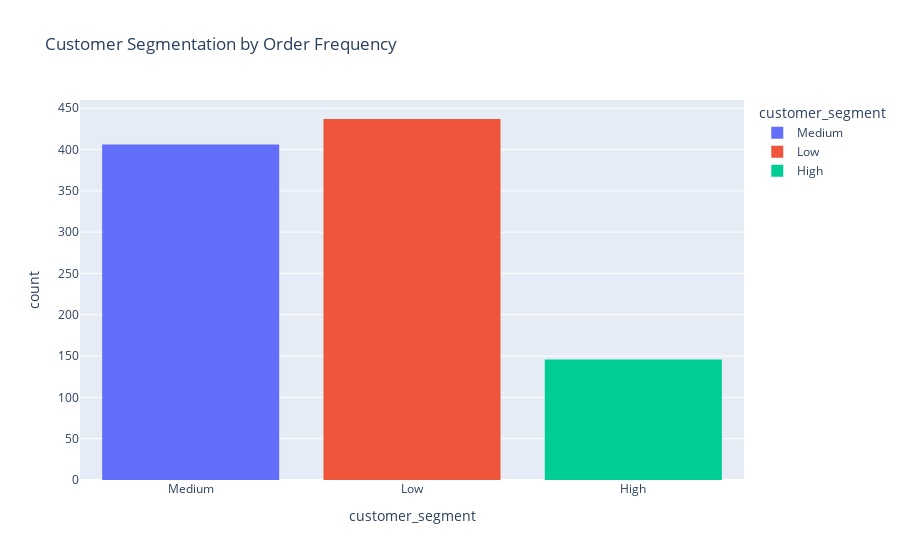

The cell this chart's notebook holds for it:
### Code cell
px.histogram(customer_segments, x='customer_segment', color='customer_segment',
             title='Customer Segmentation by Order Frequency')

### Figure 1 — Plotly figure (JSON) as saved in the notebook; plotly's stock layout.template omitted (floating-point values rounded to 4 significant figures; data arrays with more than 128 entries replaced by an {"elided": "..."} marker saying what was removed)
{"data": [{"bingroup": "x", "hovertemplate": "customer_segment=%{x}<br>count=%{y}<extra></extra>", "legendgroup": "Medium", "marker": {"color": "#636efa", "pattern": {"shape": ""}}, "name": "Medium", "orientation": "v", "showlegend": true, "type": "histogram", "x": {"elided": "406 str values"}, "xaxis": "x", "yaxis": "y"}, {"bingroup": "x", "hovertemplate": "customer_segment=%{x}<br>count=%{y}<extra></extra>", "legendgroup": "Low", "marker": {"color": "#EF553B", "pattern": {"shape": ""}}, "name": "Low", "orientation": "v", "showlegend": true, "type": "histogram", "x": {"elided": "437 str values"}, "xaxis": "x", "yaxis": "y"}, {"bingroup": "x", "hovertemplate": "customer_segment=%{x}<br>count=%{y}<extra></extra>", "legendgroup": "High", "marker": {"color": "#00cc96", "pattern": {"shape": ""}}, "name": "High", "orientation": "v", "showlegend": true, "type": "histogram", "x": {"elided": "146 str values"}, "xaxis": "x", "yaxis": "y"}], "layout": {"barmode": "relative", "legend": {"title": {"text": "customer_segment"}, "tracegroupgap": 0}, "title": {"text": "Customer Segmentation by Order Frequency"}, "xaxis": {"anchor": "y", "categoryarray": ["Medium", "Low", "High"], "categoryorder": "array", "domain": [0, 1], "title": {"text": "customer_segment"}}, "yaxis": {"anchor": "x", "domain": [0, 1], "title": {"text": "count"}}}}
